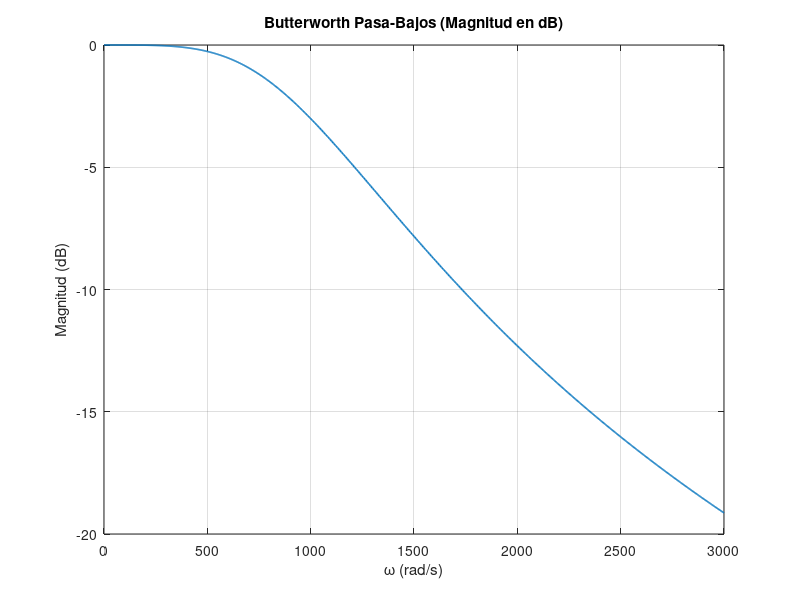

The MATLAB script that drew this image:
% Filtro Butterworth pasa-bajos (analogo, magnitud)
n = 2;
wc = 1000; 
w = linspace(0, 3000, 1000);

H_butt_mag = 1 ./ sqrt(1 + (w/wc).^(2*n));

figure;
plot(w, 20*log10(H_butt_mag),'LineWidth',1.2);
title('Butterworth Pasa-Bajos (Magnitud en dB)');
xlabel('\omega (rad/s)'); ylabel('Magnitud (dB)');
grid on;
